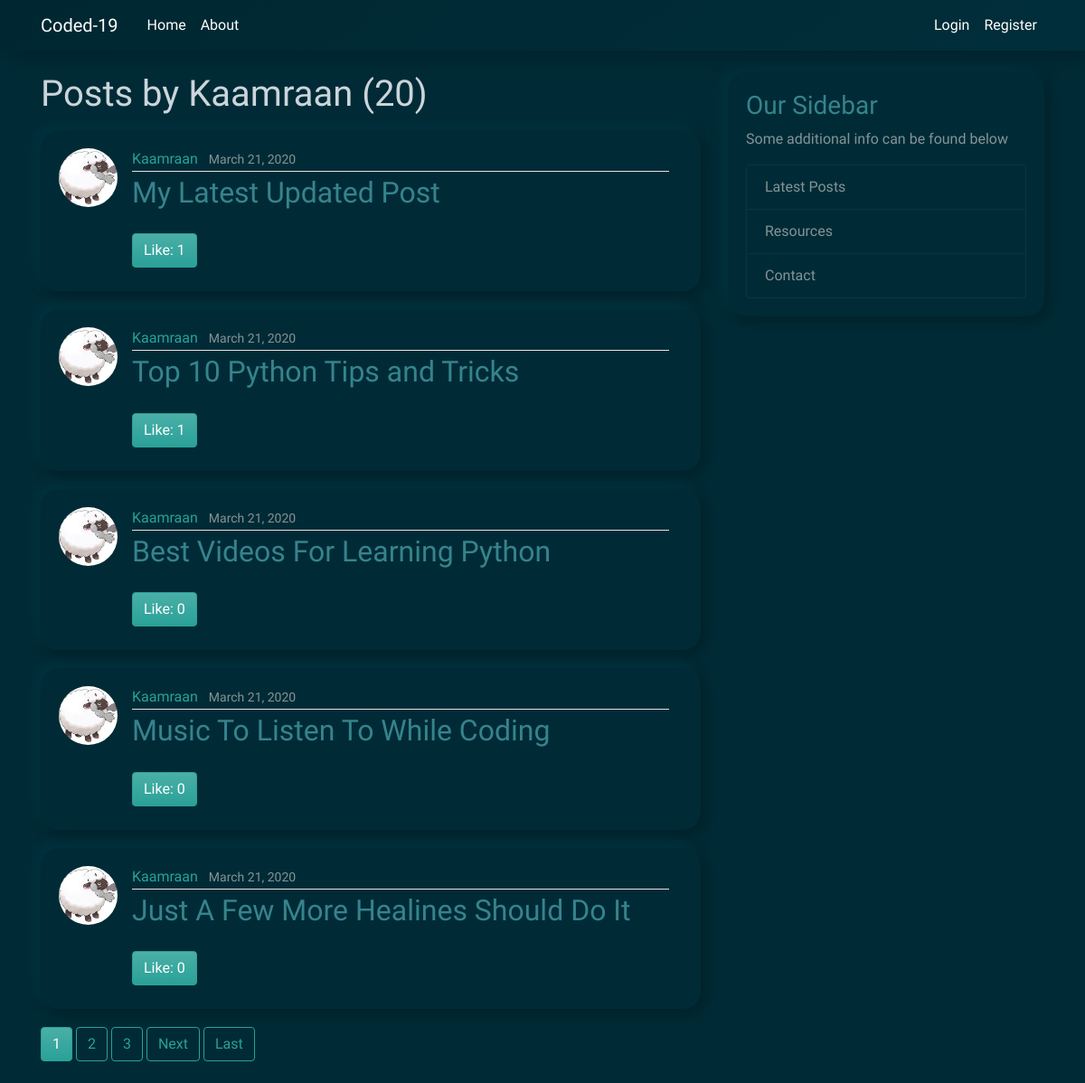
The page /user/Kaamraan on the database as committed earlier.
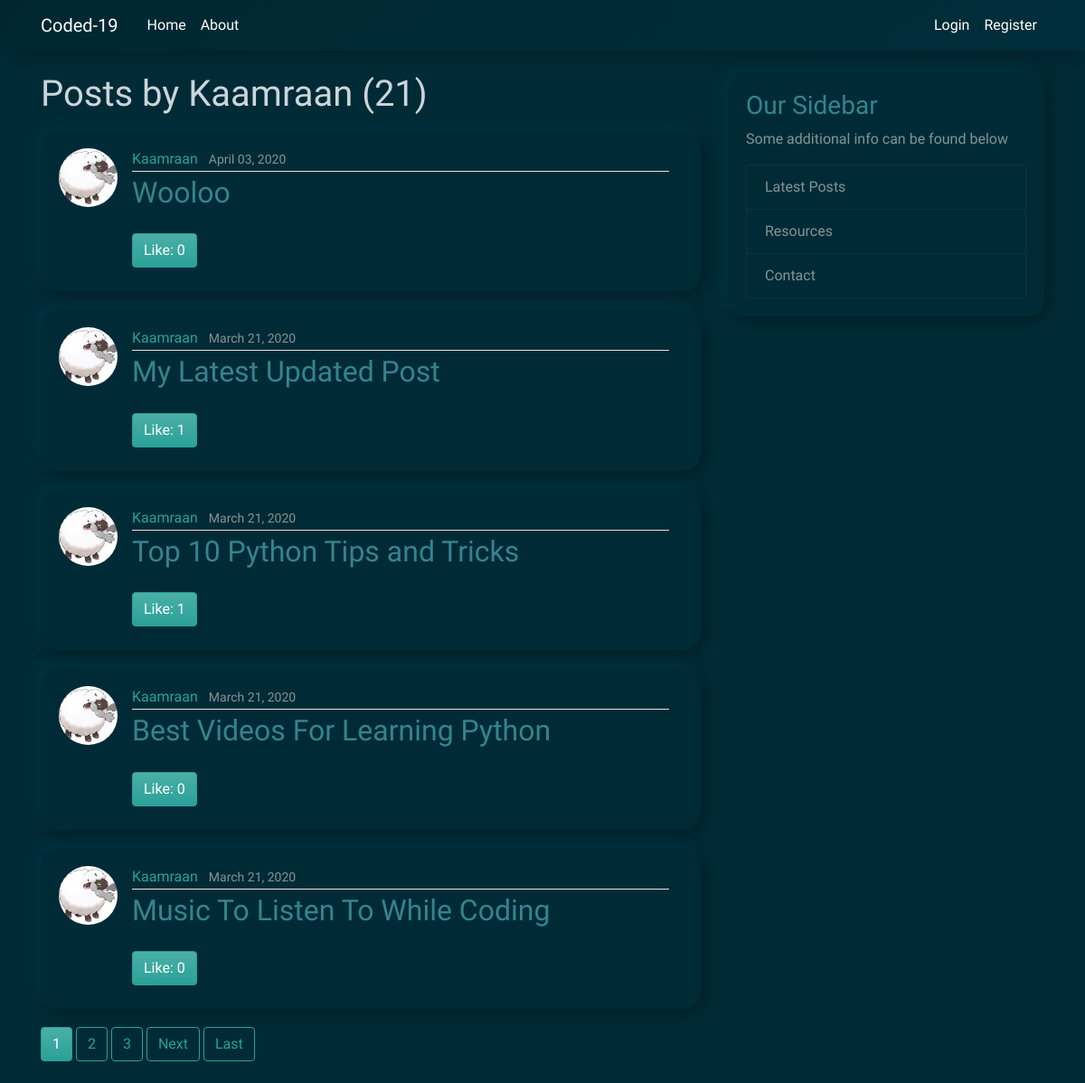
The same page on the database as committed later.
### blog/models.py (models this page shows, shortened)
class Post(models.Model):
	title 		= models.CharField(max_length=100)
	content 	= MarkdownxField()
	date_posted = models.DateTimeField(default=timezone.now)
	author 		= models.ForeignKey(User, on_delete=models.CASCADE)
	likes 		= models.ManyToManyField(User, related_name='post_likes')
	def formatted_markdown(self):
		return markdownify(self.content)

### users/models.py (models this page shows, shortened)
class Profile(models.Model):
	user 	= models.OneToOneField(User, on_delete=models.CASCADE)
	image 	= models.ImageField(default='default.jpg', upload_to='profile_pics')

### blog/views.py (the view)
# urls.py: path('user/<str:username>',         UserPostListView.as_view(),     name='user-posts'),
class UserPostListView(ListView):
	model 				= Post
	template_name 		= 'blog/user_posts.html'
	context_object_name = 'posts'
	ordering 			= ['-date_posted']
	paginate_by 		= 5
	def get_queryset(self):
		user = get_object_or_404(User, username=self.kwargs.get('username'))
		return Post.objects.filter(author=user).order_by('-date_posted')

### blog/templates/blog/user_posts.html (shortened to what this page needs)
{% extends "blog/base.html" %}
{% block content %}
	<h1 class="mb-3">Posts by {{ view.kwargs.username }} ({{ page_obj.paginator.count }})</h1>
	{% for post in posts  %}
		<article class="media content-section">
		  <img class="rounded-circle article-img" src="{{ post.author.profile.image.url }}">
		  <div class="media-body">
		    <div class="article-metadata">
		      <a class="mr-2" href="#">{{ post.author }}</a>
		      <small class="text-muted">{{ post.date_posted|date:"F d, Y" }}</small>
		    </div>
		    <h2><a class="article-title" href="{% url 'post-detail' post.id %}">{{ post.title }}</a></h2>
			<div class="likes-counter">
				<p>
					{% if request.user in post.likes.all %}
					<a class="btn btn-success like-btn mr-2" data-href="{% url 'post-like-api' post.id %}"
						data-likes="{{ post.likes.count }}" href="{% url 'post-like-api' post.id %}">Unlike:
						{{ post.likes.count }}</a>
					{% else %}
					<a class="btn btn-success like-btn mr-2" data-href="{% url 'post-like-api' post.id %}"
						data-likes="{{ post.likes.count }}" href="{% url 'post-like-api' post.id %}">Like:
						{{ post.likes.count }}</a>
					{% endif %}
				</p>
			</div>
		  </div>
		</article>
	{% endfor %}
	{% if is_paginated %}
		{% for num in page_obj.paginator.page_range %}
			{% if page_obj.number == num %}
				<a class="btn btn-success mb-4" href="?page={{ num }}">{{ num }}</a>
			{% elif num > page_obj.number|add:'-3' and num < page_obj.number|add:'3'%}
				<a class="btn btn-outline-success mb-4" href="?page={{ num }}">{{ num }}</a>
			{% endif %}
		{% endfor %}
		{% if page_obj.has_next %}
			<a class="btn btn-outline-success mb-4" href="?page={{ page_obj.next_page_number }}">Next</a>
			<a class="btn btn-outline-success mb-4" href="?page={{ page_obj.paginator.num_pages }}">Last</a>
		{% endif %}
	{% endif %}
{% endblock content %}

Rows that differ between the two databases and show on the page:
no longer on this page (row unchanged): Post: author.profile.image (picture), author "Kaamraan", date_posted "March 21, 2020", title "Just A Few More Healines Should Do It", likes.count "0"
added Post: author.profile.image (picture), author "Kaamraan", date_posted "April 03, 2020", title "Wooloo", likes.count "0"
Other text that changed with them:
{{ page_obj.paginator.count }}: "20" → "21"
